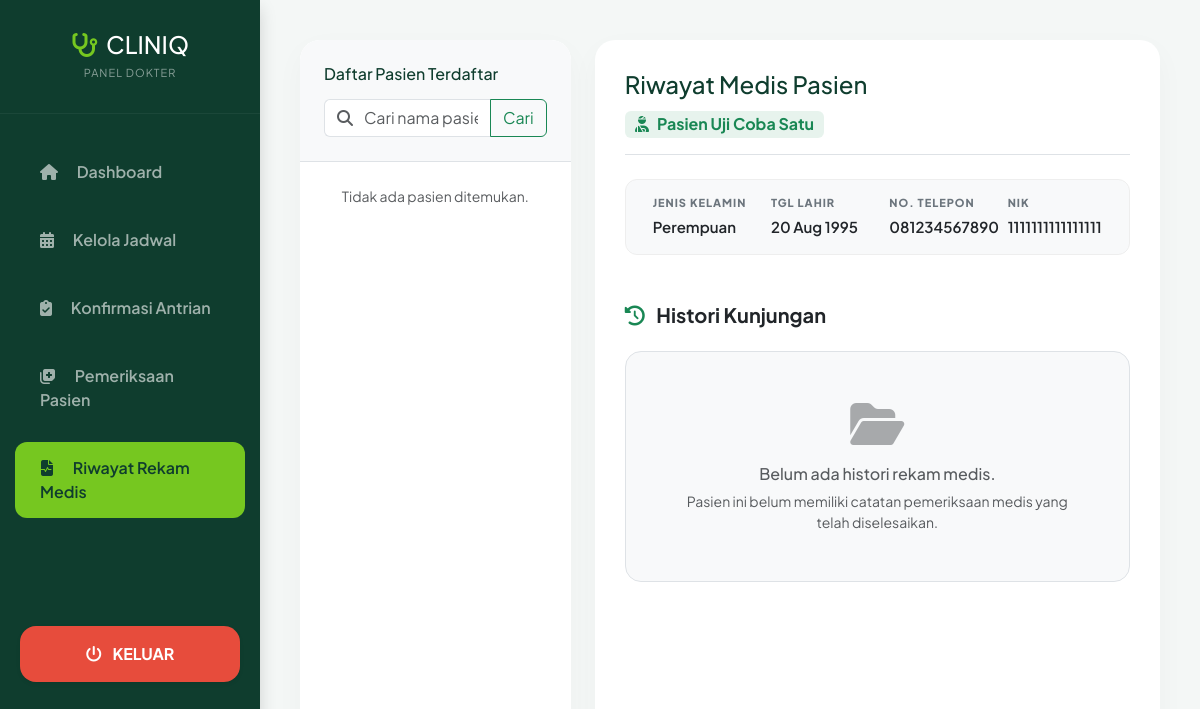
The app's page /dokter/riwayat_medis.php?nik=1111111111111111 (signed in) with its own data.
### tables this page shows
CREATE TABLE pasien (
  id_user INT NOT NULL,
  nik VARCHAR(20) PRIMARY KEY,
  nama_lengkap VARCHAR(100) NOT NULL,
  jenis_kelamin VARCHAR(20),
  tanggal_lahir DATE,
  alamat TEXT,
  no_hp VARCHAR(20),
  email VARCHAR(100),
  FOREIGN KEY (id_user) REFERENCES users(id_user) ON DELETE CASCADE
);

### db.php (called while the page is built, shortened)
<?php
class DbConnection
{
    public function __construct($handle)
    {
        $this->handle = $handle;
    }
}
function db_query(?DbConnection $conn, string $query)
{
    $result = mysqli_query($conn->handle, $query);
    return $result;
}
function db_fetch_assoc($result): ?array
{
    if ($result instanceof mysqli_result) {
        $row = mysqli_fetch_assoc($result);
        return $row === null ? null : $row;
    }
    return null;
}
function db_num_rows($result): int
{
    if ($result instanceof mysqli_result) {
        return mysqli_num_rows($result);
    }
    return 0;
}
function db_real_escape_string(?DbConnection $conn, $value): string
{
    $value = (string) $value;
    if ($conn) {
        return mysqli_real_escape_string($conn->handle, $value);
    }
    return addslashes($value);
}

### dokter/riwayat_medis.php (the view, shortened to what this page needs)
<?php
include '../koneksi.php';
$id_user = $_SESSION['id_user'];
$q_dokter = db_query($conn, "SELECT id_dokter FROM dokter WHERE id_user = '$id_user'");
$id_dokter = db_fetch_assoc($q_dokter)['id_dokter'];
$search = isset($_GET['search']) ? db_real_escape_string($conn, $_GET['search']) : '';
$query_pasien = "SELECT DISTINCT p.*
                 FROM pasien p
                 JOIN reservasi r ON p.nik = r.nik
                 JOIN hasil_pemeriksaan h ON r.id_reservasi = h.id_reservasi";
$query_pasien .= " ORDER BY p.nama_lengkap ASC";
$result_pasien = db_query($conn, $query_pasien);
$pasien_terpilih = null;
$riwayat_medis = null;
if (isset($_GET['nik'])) {
    $nik_pasien_aktif = db_real_escape_string($conn, $_GET['nik']);
    $q_detail = db_query($conn, "SELECT * FROM pasien WHERE nik = '$nik_pasien_aktif'");
    $pasien_terpilih = db_fetch_assoc($q_detail);
    $q_riwayat = "SELECT h.*, r.tanggal_kunjungan, d.nama_dokter, d.spesialisasi, j.id_dokter
                  FROM hasil_pemeriksaan h
                  JOIN reservasi r ON h.id_reservasi = r.id_reservasi
                  JOIN jadwal_dokter j ON r.id_jadwal = j.id_jadwal
                  JOIN dokter d ON j.id_dokter = d.id_dokter
                  WHERE r.nik = '$nik_pasien_aktif' AND r.status = 'Selesai'
                  ORDER BY r.tanggal_kunjungan DESC";
    $riwayat_medis = db_query($conn, $q_riwayat);
}
?>
<!DOCTYPE html>
<html lang="id">
<head>
    <link href="https://cdn.jsdelivr.net/npm/bootstrap@5.3.0/dist/css/bootstrap.min.css" rel="stylesheet">
    <link rel="stylesheet" href="https://cdnjs.cloudflare.com/ajax/libs/font-awesome/6.4.0/css/all.min.css">
</head>
<body>
<?php include 'sidebar.php'; ?>
<div class="main-content">
    <div class="row g-4">
        <div class="col-md-4">
            <div class="patient-list-card">
                <div class="p-4 border-bottom bg-light sticky-top" style="border-radius: 20px 20px 0 0; z-index: 10;">
                    <h6 class="fw-800 mb-3" style="color: var(--primary-green);">Daftar Pasien Terdaftar</h6>
                    <form action="" method="GET">
                        <div class="input-group">
                            <span class="input-group-text bg-white border-end-0"><i class="fas fa-search text-muted"></i></span>
                            <input type="text" name="search" class="form-control border-start-0 ps-0" placeholder="Cari nama pasien..." value="<?php echo htmlspecialchars($search); ?>">
                            <button class="btn btn-outline-success" type="submit">Cari</button>
                        </div>
                    </form>
                </div>
                <div>
                    <?php
                    if(db_num_rows($result_pasien) == 0) {
                        echo "<div class='p-4 text-center text-muted small'>Tidak ada pasien ditemukan.</div>";
                    }
                    ?>
                </div>
            </div>
        </div>
        <div class="col-md-8">
            <div class="history-card">
                <?php if($pasien_terpilih): ?>
                <div class="d-flex justify-content-between align-items-md-center flex-column flex-md-row mb-4 border-bottom pb-3">
                    <div>
                        <h4 class="fw-800 mb-1" style="color: var(--primary-green);">Riwayat Medis Pasien</h4>
                        <span class="badge bg-success bg-opacity-10 text-success fs-6 mt-2"><i class="fas fa-user-injured me-2"></i><?php echo htmlspecialchars($pasien_terpilih['nama_lengkap']); ?></span>
                    </div>
                </div>
                <div class="row mb-5 box-info mx-0">
                    <div class="col-md-3 col-6 mb-3 mb-md-0">
                        <div class="label-custom">Jenis Kelamin</div>
                        <div class="data-value"><?php echo $pasien_terpilih['jenis_kelamin'] == 'L' ? 'Laki-laki' : 'Perempuan'; ?></div>
                    </div>
                    <div class="col-md-3 col-6 mb-3 mb-md-0">
                        <div class="label-custom">Tgl Lahir</div>
                        <div class="data-value"><?php echo date('d M Y', strtotime($pasien_terpilih['tanggal_lahir'])); ?></div>
                    </div>
                    <div class="col-md-3 col-6">
                        <div class="label-custom">No. Telepon</div>
                        <div class="data-value"><?php echo htmlspecialchars($pasien_terpilih['no_hp']); ?></div>
                    </div>
                    <div class="col-md-3 col-6">
                        <div class="label-custom">NIK</div>
                        <div class="data-value"><?php echo htmlspecialchars($pasien_terpilih['nik']); ?></div>
                    </div>
                </div>
                <h5 class="fw-bold mb-4"><i class="fas fa-history me-2 text-success"></i> Histori Kunjungan</h5>
                <?php
                if ($riwayat_medis && db_num_rows($riwayat_medis) > 0) {
                    while($h = db_fetch_assoc($riwayat_medis)) {
                ?>
                <div class="timeline-item">
                    <div class="d-flex justify-content-between align-items-center mb-3">
                        <div class="d-flex align-items-center">
                            <h5 class="fw-bold text-dark mb-0 me-3"><?php echo date('d F Y', strtotime($h['tanggal_kunjungan'])); ?></h5>
                            <span class="badge bg-light text-dark border"><i class="fas fa-user-md me-1 text-success"></i> <?php echo htmlspecialchars($h['nama_dokter']); ?></span>
                        </div>
                        <?php if($h['id_dokter'] == $id_dokter): ?>
                        <a href="edit_pemeriksaan.php?id=<?php echo $h['id_reservasi']; ?>" class="btn btn-sm btn-outline-warning rounded-pill px-3 shadow-sm border-2" style="position: relative; z-index: 5;">
                            <i class="fas fa-edit me-1"></i> Edit Mode
                        </a>
                        <?php endif; ?>
                    </div>
                    <div class="card border-0 bg-light rounded-4 p-4 mb-4">
                        <div class="row g-3">
                            <div class="col-12 mb-2 border-bottom pb-2">
                                <span class="fw-bold text-success"><i class="fas fa-heartbeat me-2"></i>Tanda Vital</span>
                            </div>
                            <div class="col-md-4">
                                <small class="text-muted d-block text-uppercase fw-bold" style="font-size: 10px;">Tekanan Darah</small>
                                <span class="fw-medium"><?php echo htmlspecialchars($h['tekanan_darah']); ?></span>
                            </div>
                            <div class="col-md-4">
                                <small class="text-muted d-block text-uppercase fw-bold" style="font-size: 10px;">Suhu Badan</small>
                                <span class="fw-medium"><?php echo htmlspecialchars($h['suhu_badan']); ?></span>
                            </div>
                            <div class="col-md-4">
                                <small class="text-muted d-block text-uppercase fw-bold" style="font-size: 10px;">Berat Badan</small>
                                <span class="fw-medium"><?php echo htmlspecialchars($h['berat_badan']); ?></span>
                            </div>
                            <div class="col-12 mt-4 mb-2 border-bottom pb-2">
                                <span class="fw-bold text-primary"><i class="fas fa-stethoscope me-2"></i>Pemeriksaan & Tindakan</span>
                            </div>
                            <div class="col-md-6 mb-2">
                                <small class="text-muted d-block text-uppercase fw-bold" style="font-size: 10px;">Diagnosa Klinis</small>
                                <span class="fw-bold text-dark"><?php echo nl2br(htmlspecialchars($h['diagnosa'])); ?></span>
                            </div>
                            <div class="col-md-6 mb-2">
                                <small class="text-danger d-block text-uppercase fw-bold" style="font-size: 10px;">Alergi Obat</small>
                                <span class="fw-bold text-danger"><?php echo htmlspecialchars($h['alergi_obat']); ?></span>
                            </div>
                            <div class="col-12 mb-2">
                                <small class="text-muted d-block text-uppercase fw-bold" style="font-size: 10px;">Tindakan Medis</small>
                                <span class="fw-medium"><?php echo nl2br(htmlspecialchars($h['tindakan'])); ?></span>
                            </div>
                            <div class="col-12 mt-4 mb-2 border-bottom pb-2">
                                <span class="fw-bold text-warning"><i class="fas fa-pills me-2"></i>Perawatan</span>
                            </div>
                            <div class="col-md-6">
                                <small class="text-muted d-block text-uppercase fw-bold" style="font-size: 10px;">Resep Obat</small>
                                <div class="bg-white p-2 rounded border-start border-3 border-warning mt-1">
                                    <span class="fw-medium small"><?php echo nl2br(htmlspecialchars($h['resep_obat'])); ?></span>
                                </div>
                            </div>
                            <div class="col-md-6">
                                <small class="text-muted d-block text-uppercase fw-bold" style="font-size: 10px;">Catatan Dokter</small>
                                <span class="fw-medium small"><?php echo nl2br(htmlspecialchars($h['catatan_dokter'])); ?></span>
                            </div>
                        </div>
                    </div>
                </div>
                <?php
                    }
                } else {
                    echo "<div class='text-center p-5 bg-light rounded-4 border'>
                            <i class='fas fa-folder-open fa-3x text-muted mb-3 opacity-50'></i>
                            <h6 class='text-muted'>Belum ada histori rekam medis.</h6>
                            <p class='small text-muted mb-0'>Pasien ini belum memiliki catatan pemeriksaan medis yang telah diselesaikan.</p>
                          </div>";
                }
                ?>
                <?php endif; ?>
            </div>
        </div>
    </div>
</div>
</body>
</html>

### dokter/riwayat_medis.php (style rules this page uses)
:root { --primary-green: #0f3d2e; --accent-green: #76c720; --bg-light: #f4f7f6; }
body { background: var(--bg-light); font-family: 'Plus Jakarta Sans', sans-serif; }
.patient-list-card { background: white; border-radius: 20px; height: calc(100vh - 80px); overflow-y: auto; box-shadow: 0 10px 30px rgba(0,0,0,0.03); }
.history-card { background: white; border-radius: 20px; padding: 30px; box-shadow: 0 10px 30px rgba(0,0,0,0.03); height: calc(100vh - 80px); overflow-y: auto; }
.label-custom { font-size: 11px; font-weight: 800; color: #6c757d; letter-spacing: 1px; margin-bottom: 5px; text-transform: uppercase; }
.data-value { font-weight: 600; color: #212529; font-size: 15px; }
.box-info { background: #f8f9fa; border-radius: 12px; padding: 15px; border: 1px solid #eee; }

### dokter/sidebar.php (style rules this page uses)
:root { --primary-green: #0f3d2e; --accent-green: #76c720; --bg-light: #f4f7f6; }
.main-content { margin-left: 260px; padding: 40px; transition: all 0.3s; }

### records on screen
pasien: nama_lengkap "Pasien Uji Coba Satu", tanggal_lahir "20 Aug 1995", no_hp "081234567890", nik "1111111111111111"
